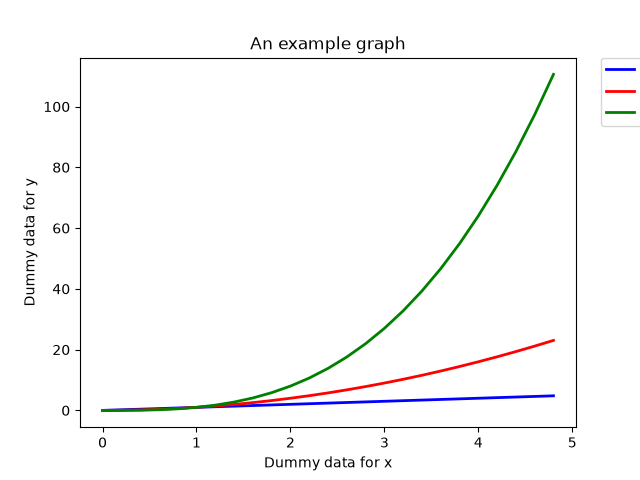

Source code (Python):
import numpy as np
import matplotlib.pyplot as plt
t = np.arange(0., 5., 0.2)
lines = plt.plot(t, t, 'b-', linewidth = 2.0, label = 'Thing 1')
lines = plt.plot(t, t**2, 'r-', linewidth = 2.0, label = 'Thing 2')
lines = plt.plot(t, t**3, 'g-', linewidth = 2.0, label = 'Thing 3')
plt.xlabel('Dummy data for x')
plt.ylabel('Dummy data for y')
plt.title('An example graph')
plt.legend(bbox_to_anchor = (1.05, 1), loc = 2, borderaxespad = 0.)
plt.show()
